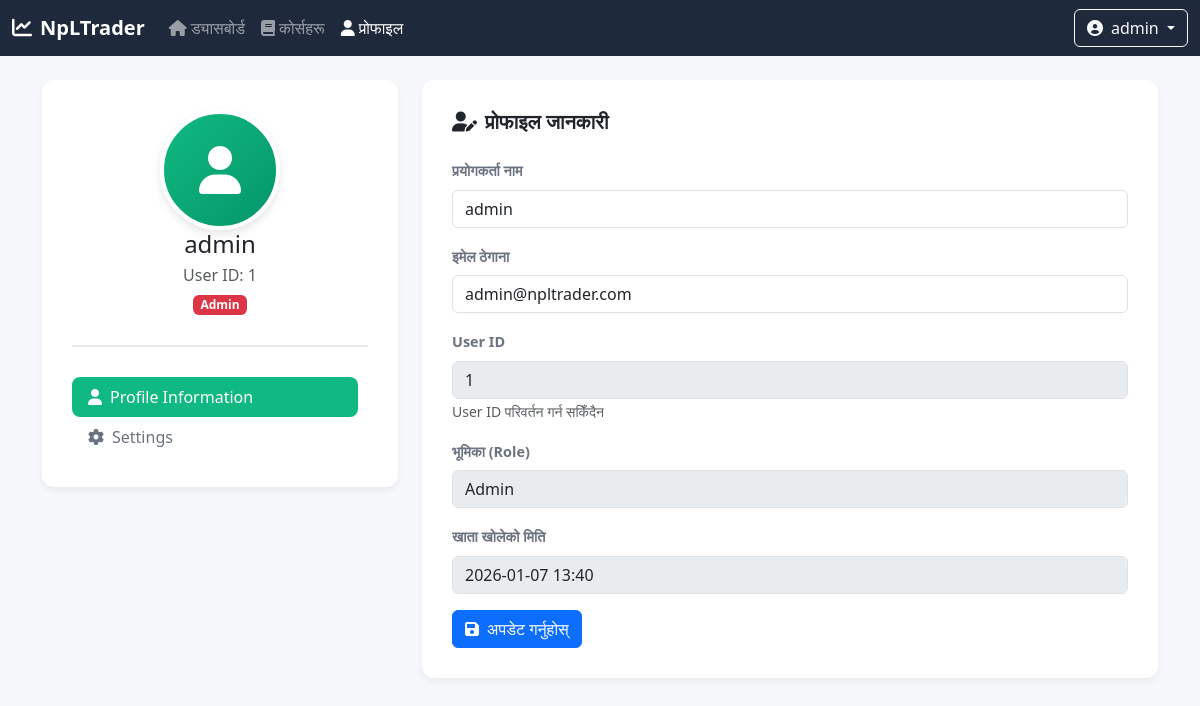
Screenshot of /user/profile.php (signed in) with the database file from the repository.
### tables this page shows
CREATE TABLE IF NOT EXISTS `users` (
  `id` int(11) NOT NULL AUTO_INCREMENT,
  `username` varchar(100) NOT NULL,
  `email` varchar(255) NOT NULL,
  `password` varchar(255) NOT NULL,
  `role` enum('user','admin') DEFAULT 'user',
  `balance` decimal(10,2) DEFAULT 0.00,
  `created_at` timestamp NOT NULL DEFAULT CURRENT_TIMESTAMP,
  `updated_at` timestamp NOT NULL DEFAULT CURRENT_TIMESTAMP ON UPDATE CURRENT_TIMESTAMP,
  PRIMARY KEY (`id`),
  UNIQUE KEY `email` (`email`),
  KEY `username` (`username`)
);

### user/profile.php (the view, shortened to what this page needs)
<?php
require_once __DIR__.'/../config/database.php';
try {
    $stmt = $pdo->prepare("SELECT * FROM users WHERE id = ?");
    $stmt->execute([$_SESSION['user_id']]);
    $user = $stmt->fetch(PDO::FETCH_ASSOC);
} catch (PDOException $e) {
    die("डाटाबेस त्रुटि: " . $e->getMessage());
}
$active_tab = $_GET['tab'] ?? 'profile';
?>
<!DOCTYPE html>
<html lang="en">
<head>
    <link href="https://cdn.jsdelivr.net/npm/bootstrap@5.3.0/dist/css/bootstrap.min.css" rel="stylesheet">
    <link rel="stylesheet" href="https://cdnjs.cloudflare.com/ajax/libs/font-awesome/6.0.0/css/all.min.css">
</head>
<body>
    <nav class="navbar navbar-expand-lg navbar-dark">
        <div class="container-fluid">
            <a class="navbar-brand fw-bold" href="../index.php">
                <i class="fas fa-chart-line me-2"></i>NpLTrader
            </a>
            <div class="collapse navbar-collapse" id="navbarNav">
                <ul class="navbar-nav me-auto">
                    <li class="nav-item">
                        <a class="nav-link" href="../dashboard.php">
                            <i class="fas fa-home me-1"></i>ड्यासबोर्ड
                        </a>
                    </li>
                    <li class="nav-item">
                        <a class="nav-link" href="../course/course.php">
                            <i class="fas fa-book me-1"></i>कोर्सहरू
                        </a>
                    </li>
                    <li class="nav-item">
                        <a class="nav-link active" href="profile.php">
                            <i class="fas fa-user me-1"></i>प्रोफाइल
                        </a>
                    </li>
                </ul>
                <div class="d-flex align-items-center">
                    <div class="dropdown">
                        <button class="btn btn-outline-light dropdown-toggle" type="button" data-bs-toggle="dropdown">
                            <i class="fas fa-user-circle me-2"></i><?php echo htmlspecialchars($user['username']); ?>
                        </button>
                    </div>
                </div>
            </div>
        </div>
    </nav>
    <div class="container py-4">
        <div class="row">
            <div class="col-md-4 mb-4">
                <div class="profile-card">
                    <div class="profile-header">
                        <form method="POST" enctype="multipart/form-data" class="profile-avatar-upload" id="profileImageForm">
                            <div class="profile-avatar">
                                <?php if (!empty($user['profile_image']) && file_exists(__DIR__.'/../' . $user['profile_image'])): ?>
                                    <img src="../<?php echo htmlspecialchars($user['profile_image']); ?>" alt="Profile">
                                <?php else: ?>
                                    <i class="fas fa-user"></i>
                                <?php endif; ?>
                            </div>
                        </form>
                        <h4 class="mb-1"><?php echo htmlspecialchars($user['username']); ?></h4>
                        <p class="text-muted mb-0">User ID: <?php echo htmlspecialchars($user['id']); ?></p>
                        <span class="badge bg-<?php echo $user['role'] === 'admin' ? 'danger' : 'primary'; ?> mt-2">
                            <?php echo $user['role'] === 'admin' ? 'Admin' : 'User'; ?>
                        </span>
                    </div>
                    <ul class="nav nav-pills flex-column" role="tablist">
                        <li class="nav-item">
                            <a class="nav-link <?php echo $active_tab === 'profile' ? 'active' : ''; ?>"
                               data-bs-toggle="pill" href="#profile-tab">
                                <i class="fas fa-user me-2"></i>Profile Information
                            </a>
                        </li>
                        <li class="nav-item">
                            <a class="nav-link <?php echo $active_tab === 'settings' ? 'active' : ''; ?>"
                               data-bs-toggle="pill" href="#settings-tab">
                                <i class="fas fa-cog me-2"></i>Settings
                            </a>
                        </li>
                    </ul>
                </div>
            </div>
            <div class="col-md-8">
                <div class="tab-content">
                    <div class="tab-pane fade <?php echo $active_tab === 'profile' ? 'show active' : ''; ?>" id="profile-tab">
                        <div class="profile-card">
                            <h5 class="fw-bold mb-4">
                                <i class="fas fa-user-edit me-2"></i>प्रोफाइल जानकारी
                            </h5>
                            <form method="POST">
                                <div class="mb-3">
                                    <label class="form-label info-label">प्रयोगकर्ता नाम</label>
                                    <input type="text" class="form-control" name="username"
                                           value="<?php echo htmlspecialchars($user['username']); ?>" required>
                                </div>
                                <div class="mb-3">
                                    <label class="form-label info-label">इमेल ठेगाना</label>
                                    <input type="email" class="form-control" name="email"
                                           value="<?php echo htmlspecialchars($user['email']); ?>" required>
                                </div>
                                <div class="mb-3">
                                    <label class="form-label info-label">User ID</label>
                                    <input type="text" class="form-control" value="<?php echo htmlspecialchars($user['id']); ?>" disabled>
                                    <small class="text-muted">User ID परिवर्तन गर्न सकिँदैन</small>
                                </div>
                                <div class="mb-3">
                                    <label class="form-label info-label">भूमिका (Role)</label>
                                    <input type="text" class="form-control"
                                           value="<?php echo $user['role'] === 'admin' ? 'Admin' : 'User'; ?>" disabled>
                                </div>
                                <div class="mb-3">
                                    <label class="form-label info-label">खाता खोलेको मिति</label>
                                    <input type="text" class="form-control"
                                           value="<?php echo date('Y-m-d H:i', strtotime($user['created_at'])); ?>" disabled>
                                </div>
                                <button type="submit" class="btn btn-primary">
                                    <i class="fas fa-save me-2"></i>अपडेट गर्नुहोस्
                                </button>
                            </form>
                        </div>
                    </div>
                </div>
            </div>
        </div>
    </div>
</body>
</html>

### user/profile.php (style rules this page uses)
:root { --primary: #10b981; --primary-dark: #059669; --dark: #1e293b; }
body { background-color: #f5f7fa; font-family: 'Segoe UI', Tahoma, Geneva, Verdana, sans-serif; }
.navbar { background: var(--dark) !important; }
.profile-card { background: white; border-radius: 12px; box-shadow: 0 4px 6px rgba(0,0,0,0.05); padding: 30px; margin-bottom: 20px; }
.profile-header { text-align: center; padding-bottom: 30px; border-bottom: 2px solid #e5e7eb; margin-bottom: 30px; }
.profile-avatar { width: 120px; height: 120px; border-radius: 50%; background: linear-gradient(135deg, var(--primary) 0%, var(--primary-dark) 100%); display: flex; align-items: center; justify-content: center; color: white; font-size: 3rem; margin: 0 auto 20px; position: relative; overflow: hidden; border: 4px solid white; box-shadow: 0 4px 10px rgba(0,0,0,0.1); }
.profile-avatar-upload { position: relative; display: inline-block; cursor: pointer; width: 120px; height: 120px; margin: 0 auto; }
.nav-pills .nav-link { color: #6b7280; border-radius: 8px; margin-right: 10px; }
.nav-pills .nav-link.active { background-color: var(--primary); color: white; }
.info-label { font-weight: 600; color: #6b7280; font-size: 0.9rem; }

### rows the page displays
users: username "admin", id "1", email "admin@npltrader.com", role "Admin", created_at "2026-01-07 13:40"
